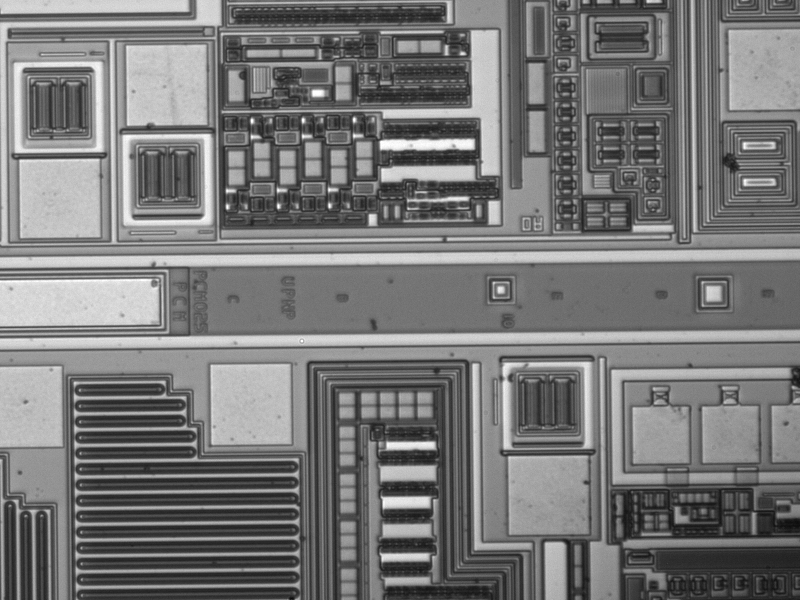
#> input picture dataset/1.jpg, 800 x 600 px; its folder holds 4 pictures in this run
$ python detect.py   (older library calls are emulated)
#> lines starting #> are read from the running program, lines starting #| are printed output that depends on the picture; after the words box and inside, x2 and y2 are one past the last pixel; in counts of white or black regions, pixels touching at a corner belong together
### detectors/WaferDetector.py
#!/usr/bin/env python3
import cv2
import numpy as np
import os


class WaferDetector(object):
    def __init__(self) -> None:
        self.img = None
        self.img_path = None

    """ IO related methods """
    def store_img(self, path, img=None):
        if img is None:
            img = self.img
        print("storing image to: ", path)
        cv2.imwrite(path, img)

    def load_img(self, img_path) -> None:
#> called with img_path = '../dataset/1.jpg'
        img = cv2.imread(img_path)
#> img is the input picture: shape (600, 800, 3); min 11, max 255, mean 119.7
        self.img = img
        self.img_path = os.path.abspath(img_path)

    def store_wafer_res(self, path, res: dict):
        with open(path, 'w') as f:
            f.write(str(res))

    # [4 lines left out: function load_wafer_res, not called in this run]

    """ general edge and line processing methods """
    @staticmethod
    def edge_detection(img: cv2.Mat, operator = "sobel", **kwargs) -> cv2.Mat:
        # convert to grayscale
#> called with operator = 'sobel'
        try:
            gray = cv2.cvtColor(img, cv2.COLOR_BGR2GRAY)
        except:
            if img.ndim == 2:
                gray = img
            else:
                raise Exception("image is not grayscale")

        edges = None
        if operator == 'sobel':
            threshold = kwargs.get("threshold", 0.3)
            # blur the image
            blur = cv2.GaussianBlur(gray, (5,5), 0)
            # apply sobel filter
            sobelx = cv2.Sobel(blur, cv2.CV_64F, 1, 0, ksize=5)
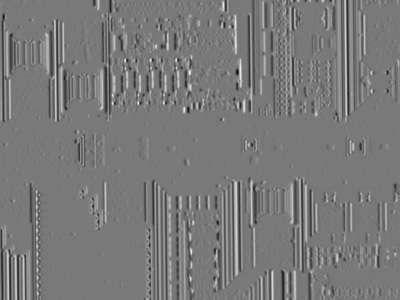
#> sobelx: shape (600, 800) float64 (shown at 1/2 size); min -4981, max 5460, mean -10.1; drawn with min black and max white
            sobely = cv2.Sobel(blur, cv2.CV_64F, 0, 1, ksize=5)
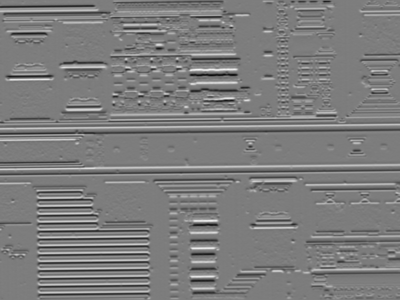
#> sobely: shape (600, 800) float64 (shown at 1/2 size); min -5755, max 5967, mean -15.8; drawn with min black and max white
            # combine sobelx and sobely
            sobel = np.sqrt(sobelx**2 + sobely**2)
            # normalize sobel
            sobel = sobel / np.max(sobel)
            # threshold sobel
            sobel[sobel < threshold] = 0
            sobel[sobel >= threshold] = 1
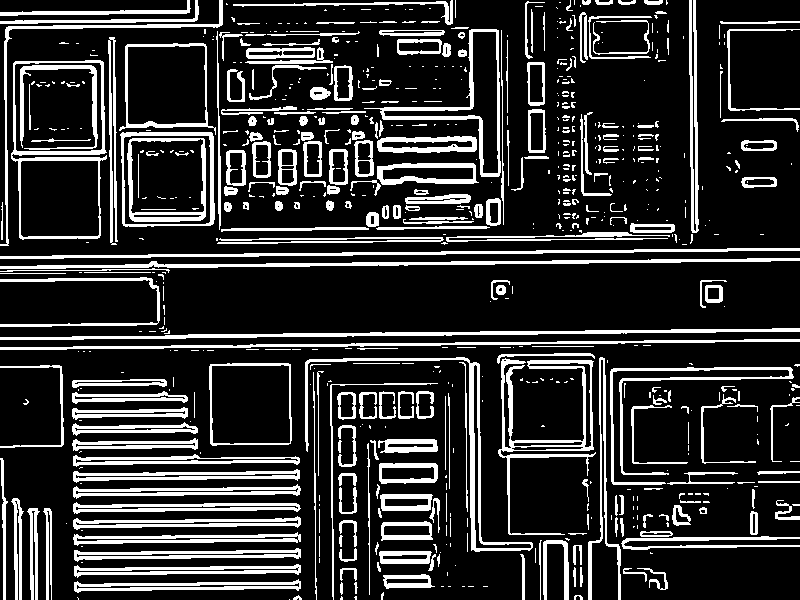
#> sobel: shape (600, 800) float64; values 0 (black) and 1 (white), 18.9% white; 720 white regions (437 under 20 px), largest, box (x1, y1, x2, y2) and area: (0, 328, 800, 340) 2815, (0, 258, 800, 269) 2753, (498, 358, 596, 535) 2750
            edges = sobel
        elif operator == 'canny':
            blur = cv2.GaussianBlur(gray, (5,5), 0)
            edges = cv2.Canny(blur, 255 * threshold * 0.4, 255 * threshold, apertureSize = 3)
        else:
            edges = gray

        return edges

    @staticmethod
    def edge_erosion(edges: cv2.Mat, size):
        # enhance using erosion
        kernel = np.ones((size, size),np.uint8)
        if size == 0:
            return edges
        erosion = cv2.erode(edges, kernel, iterations = 1)
        return erosion

    @staticmethod
    def edge_dilation(edges: cv2.Mat, size):
        # enhance using dilation
        kernel = np.ones((size, size),np.uint8)
        if size == 0:
            return edges
        dilation = cv2.dilate(edges, kernel, iterations = 1)
        return dilation

    @staticmethod
    def line_detection(edges, model = "hough", **kwargs):
        # convert edges to grayscale
        gray = (edges * 255).astype(np.uint8)
        lines = None
        if model == "hough":
            # hough transform using HoughLineP
            lines = cv2.HoughLinesP(gray, 1, np.pi/180, 100, minLineLength = kwargs["minLineLength"], maxLineGap = kwargs["maxLineGap"])
        elif model == "LSD":
            # hough transform using LSD
            lsd = cv2.createLineSegmentDetector(0)
            lines = lsd.detect(gray)
        return lines

    @staticmethod
    def line_length(line: list[list]):
        x1, y1, x2, y2 = line[0]
        return np.sqrt((x1 - x2)**2 + (y1 - y2)**2)

    @staticmethod
    def line_angle(line: list[list]):
        x1, y1, x2, y2 = line[0]
        angle = np.rad2deg(np.arctan2(y1 - y2,  x2 - x1))
        return angle

    @staticmethod
    def line_center(line: list[list]) -> tuple:
        x1, y1, x2, y2 = line[0]
        return ((x1 + x2) / 2, (y1 + y2) / 2)

    """ wafer related methods """
    @staticmethod
    def extract_wafer_res(line1, line2):
        angle1 = WaferDetector.line_angle(line1)
        angle2 = WaferDetector.line_angle(line2)

        if abs(abs(angle1) - abs(angle2)) > 10:
            return None

        print(abs(angle1 - angle2))
        print(angle1, angle2)

        direction = "horizontal"
        angle = (angle1 + angle2) / 2
        if abs(angle) < 45:
            direction = "horizontal"
            # horizontal
            x1 = min(line1[0][0], line2[0][0])
            x2 = max(line1[0][2], line2[0][2])
            line1[0][0] = x1
            line1[0][2] = x2
            line2[0][0] = x1
            line2[0][2] = x2

            x1, y1, x2, y2 = line1[0]
            k = (y2 - y1) / (x2 - x1)
            x1, y1, x2, y2 = line2[0]
            center = (int((x1 + x2) / 2), int((y1 + y2) / 2))
            y1 = int(k * (x1 - center[0]) + center[1])
            y2 = int(k * (x2 - center[0]) + center[1])
            line2[0][1] = y1
            line2[0][3] = y2

            # draw lines
            if line2[0][1] > line1[0][1]:
                upper_edge = line1
                lower_edge = line2
            else:
                upper_edge = line2
                lower_edge = line1
            lower_x1, lower_y1, lower_x2, lower_y2 = lower_edge[0]
            upper_x1, upper_y1, upper_x2, upper_y2 = upper_edge[0]
            saw_line = [[lower_x1, (lower_y1 + upper_y1) // 2, upper_x2, (lower_y2 + upper_y2) // 2]]
            saw_x1, saw_y1, saw_x2, saw_y2 = saw_line[0]
        else:
            direction = "vertical"
            # vertical
            y1 = min(line1[0][1], line2[0][1])
            y2 = max(line1[0][3], line2[0][3])
            line1[0][1] = y1
            line1[0][3] = y2
            line2[0][1] = y1
            line2[0][3] = y2

            x1, y1, x2, y2 = line1[0]
            k = (x2 - x1) / (y2 - y1)
            x1, y1, x2, y2 = line2[0]
            center = (int((x1 + x2) / 2), int((y1 + y2) / 2))
            x1 = int(k * (y1 - center[1]) + center[0])
            x2 = int(k * (y2 - center[1]) + center[0])
            line2[0][0] = x1
            line2[0][2] = x2

            # draw lines
            if line2[0][0] > line1[0][0]:
                left_edge = line1
                right_edge = line2
            else:
                left_edge = line2
                right_edge = line1
            left_x1, left_y1, left_x2, left_y2 = left_edge[0]
            right_x1, right_y1, right_x2, right_y2 = right_edge[0]
            saw_line = [[(left_x1 + right_x1) // 2, left_y1, (left_x2 + right_x2) // 2, right_y2]]
            saw_x1, saw_y1, saw_x2, saw_y2 = saw_line[0]

        angle = np.rad2deg(np.arctan2(saw_y1 - saw_y2,  saw_x2 - saw_x1))

        wafer_res = {
            "line1": line1,
            "line2": line2,
            "saw_line": saw_line,
            "angle": angle,
            "direction": direction
        }

        return wafer_res

    """ processing related methods """
    def pre_process(self, img: cv2.Mat):
        pass

    def process(self, img: cv2.Mat):
        pass

    def post_process(self, img: cv2.Mat):
        pass

    """ drawing related methods """
    # [10 lines left out: function convert_to_gray, not called in this run]

    @staticmethod
    def artist_draw_wafer(img: cv2.Mat, wafer_res):
        def cv2_drawline(img, pt1, pt2, color, thickness=1, style='dotted', gap=20):
            dist =((pt1[0]-pt2[0])**2+(pt1[1]-pt2[1])**2)**.5
            pts= []
            for i in np.arange(0,dist,gap):
                r=i/dist
                x=int((pt1[0]*(1-r)+pt2[0]*r)+.5)
                y=int((pt1[1]*(1-r)+pt2[1]*r)+.5)
                p = (x,y)
                pts.append(p)

            if style=='dotted':
                for p in pts:
                    cv2.circle(img,p,thickness,color,-1)
            else:
                s=pts[0]
                e=pts[0]
                i=0
                for p in pts:
                    s=e
                    e=p
                    if i%2==1:
                        cv2.line(img,s,e,color,thickness)
                    i+=1
        x1, y1, x2, y2 = wafer_res["line1"][0]
        cv2.line(img, (x1, y1), (x2, y2), (255, 0, 0), 4, cv2.LINE_AA)
        x1, y1, x2, y2 = wafer_res["line2"][0]
        cv2.line(img, (x1, y1), (x2, y2), (255, 0, 0), 4, cv2.LINE_AA)
        saw_x1, saw_y1, saw_x2, saw_y2 = wafer_res["saw_line"][0]
        cv2.line(img, (saw_x1, saw_y1), (saw_x2, saw_y2), (0, 255, 0), 2, cv2.LINE_AA)

        # draw a horizontal line in the middle of the image
        center = (img.shape[1] // 2, img.shape[0] // 2)
        cv2_drawline(img, (0, center[1]), (img.shape[1], center[1]), (255, 0, 0), 2, "dashed", 10)

        # calc angle in degrees
        angle = wafer_res["angle"]
        print("angle: " + str(round(angle, 2)) + "°")
        if wafer_res["direction"] == "horizontal":
            cv2.putText(img, str(round(angle, 2)) + " deg", ((saw_x1 + saw_x2) // 3, (saw_y1 + saw_y2) // 2), cv2.FONT_HERSHEY_SIMPLEX, 0.8, (0, 0, 255), 2, cv2.LINE_AA)
        else:
            cv2.putText(img, str(round(angle, 2)) + " deg", ((saw_x1 + saw_x2) // 2, (saw_y1 + saw_y2) // 3), cv2.FONT_HERSHEY_SIMPLEX, 0.8, (0, 0, 255), 2, cv2.LINE_AA)

        return img

### detectors/NaiveDetector.py
import cv2
import os
from WaferDetector import *

class NaiveDetector(WaferDetector):
    def __init__(self, **kwargs):
        super().__init__()
        self.pre_dir = kwargs.get("pre_dir", "pre-output")
        self.mid_dir = kwargs.get("mid_dir", "mid-output")
        self.fnl_dir = kwargs.get("fnl_dir", "final-output")
        # create if not exist
        if not os.path.exists(self.pre_dir):
            os.makedirs(self.pre_dir)
        if not os.path.exists(self.mid_dir):
            os.makedirs(self.mid_dir)
        if not os.path.exists(self.fnl_dir):
            os.makedirs(self.fnl_dir)
        self.depth = 0

    @staticmethod
    def line_link_parallel(img, line1, line2, num_pts=20, outer=10, **kwargs):
        x11, y11, x12, y12 = line1[0]
        x21, y21, x22, y22 = line2[0]
        if x12 == x11:
            step1 = (y12 - y11 if y12 > y11 else y11 - y12) / num_pts
            step2 = (y22 - y21 if y22 > y21 else y21 - y22) / num_pts
            for i in range(num_pts):
                y1 = y11 + step1 * i
                x1 = x11 - outer
                y2 = y21 + step2 * i
                x2 = x21 + outer
                cv2.line(img, (int(x1), int(y1)), (int(x2), int(y2)), kwargs["color"], kwargs["thickness"], cv2.LINE_AA)
        else:
            # Fill color of the are between two edges with white
            step1 = (x12 - x11 if x12 > x11 else x11 - x12) / num_pts
            step2 = (x22 - x21 if x22 > x21 else x21 - x22) / num_pts
            print(step1, step2)
            for i in range(num_pts):
                x1 = x11 + step1 * i
                y1 = y11 + (y12 - y11) / (x12 - x11) * (x1 - x11)
                x2 = x21 + step1 * i
                y2 = y21 + (y12 - y11) / (x12 - x11) * (x2 - x21)
                cv2.line(img, (int(x1 - outer), int(y1)), (int(x2 + outer), int(y2)), kwargs["color"], kwargs["thickness"], cv2.LINE_AA)

    def eliminate_wafer(self, img, wafer_res):
        line1 = wafer_res["line1"]
        line2 = wafer_res["line2"]
        NaiveDetector.line_link_parallel(img, line1, line2, 100, 10, color=(0, 0, 0), thickness=5)
        NaiveDetector.line_link_parallel(img, line1, line2, 30, 10, color=(255, 255, 255), thickness=5)

    def get_candidate_wafer_lines(self, lines: list[list[list]], error: int) -> tuple[list[list[list]], list[list[list]], int]:
        # sort lines by their length
        lines = sorted(lines, key=lambda x: WaferDetector.line_length(x), reverse=True)

        # select the top lines
        top_k = 0
        line_lengths = []
        for line in lines:
            line_lengths.append(WaferDetector.line_length(line))

        max_length = WaferDetector.line_length(lines[0])
        for line in lines:
            length = WaferDetector.line_length(line)
            if length > max_length - error:
                top_k += 1
            else:
                break
        selected_wafers = lines[:top_k]
        return (line_lengths, selected_wafers, top_k)

    def highlight_wafers(self, img: cv2.Mat, selected_wafers, **kwargs):
        img = cv2.cvtColor(img, cv2.COLOR_BGR2GRAY)

        highlight_color = kwargs["color"] if "color" in kwargs else 255
        highlight_thickness = kwargs["thickness"] if "thickness" in kwargs else 4

        for line in selected_wafers:
            x1, y1, x2, y2 = line[0]
            cv2.line(img, (x1, y1), (x2, y2), highlight_color, highlight_thickness, cv2.LINE_AA)

        # print(img)
        img[img != 255] = 0
        img = WaferDetector.edge_erosion(img, 5)
        img = WaferDetector.edge_dilation(img, 5)
        img[img >= 200] = 255

        return img

    def extract_borders_from_wafer(self, selected_wafers, **kwargs):
        # group lines
        wafer_inner_group_gap = kwargs["wafer_inner_group_gap"] if "wafer_inner_group_gap" in kwargs else 50
        wafer_outer_group_gap = kwargs["wafer_outer_group_gap"] if "wafer_outer_group_gap" in kwargs else 1000

        selected_one_side_line = None
        selected_other_side_line = None

        def pack_line(pts1, pts2):
            return [[pts1[0], pts1[1], pts2[0], pts2[1]]]

        one_sides = []
        other_sides = []
        one_sides.append(selected_wafers[0])
        one_side_center = WaferDetector.line_center(selected_wafers[0])
        for i in range(1, len(selected_wafers)):
            line = selected_wafers[i]
            center = WaferDetector.line_center(line)
            if WaferDetector.line_length(pack_line(center, one_side_center)) < wafer_inner_group_gap:
                one_sides.append(line)
            else:
                other_sides.append(line)

        # choose two closest lines from each side
        for one_side_line in one_sides:
            for other_side_line in other_sides:
                one_side_center = WaferDetector.line_center(one_side_line)
                other_side_center = WaferDetector.line_center(other_side_line)
                gap = WaferDetector.line_length(pack_line(one_side_center, other_side_center))
                if gap < wafer_outer_group_gap:
                    wafer_outer_group_gap = gap
                    selected_one_side_line = one_side_line
                    selected_other_side_line = other_side_line

        return (selected_one_side_line, selected_other_side_line)

    def pre_process(self, img: cv2.Mat, io = False):
        super().pre_process(img)

        edges = WaferDetector.edge_detection(img, "sobel", threshold = 0.3)

        eroded_edges = edges
        for i in range(3):
            dilated_edges = WaferDetector.edge_dilation(eroded_edges, 10)
            eroded_edges = WaferDetector.edge_erosion(dilated_edges, 10)
#> this loop made 3 passes
#> pass 1, in edge_dilation, `dilation = cv2.dilate(edges, kernel, iterations = 1)`:
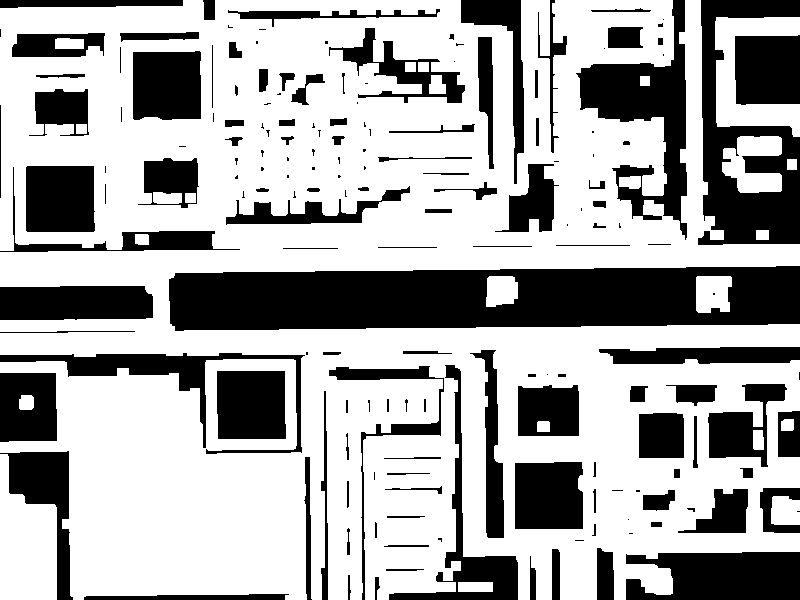
#> dilation: shape (600, 800) float64; values 0 (black) and 1 (white), 66.6% white; 174 black regions (61 under 20 px), largest, box (x1, y1, x2, y2) and area: (169, 266, 800, 331) 34265, (698, 0, 800, 245) 11844, (576, 0, 687, 240) 9265
#> pass 1, in edge_erosion, `erosion = cv2.erode(edges, kernel, iterations = 1)`:
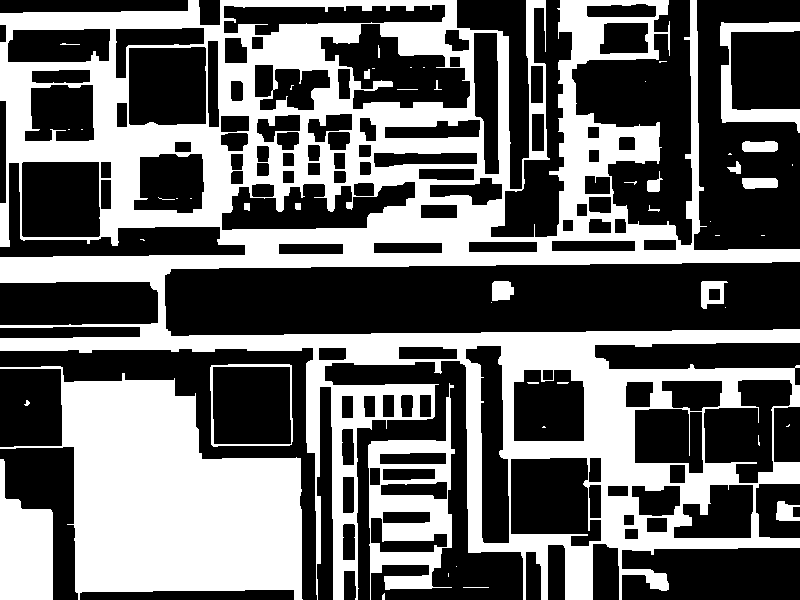
#> erosion: shape (600, 800) float64; values 0 (black) and 1 (white), 41% white; 51 white regions (26 under 20 px), largest, box (x1, y1, x2, y2) and area: (0, 0, 800, 600) 137824, (0, 366, 303, 600) 40688, (368, 383, 455, 600) 7359
#> after the loop:
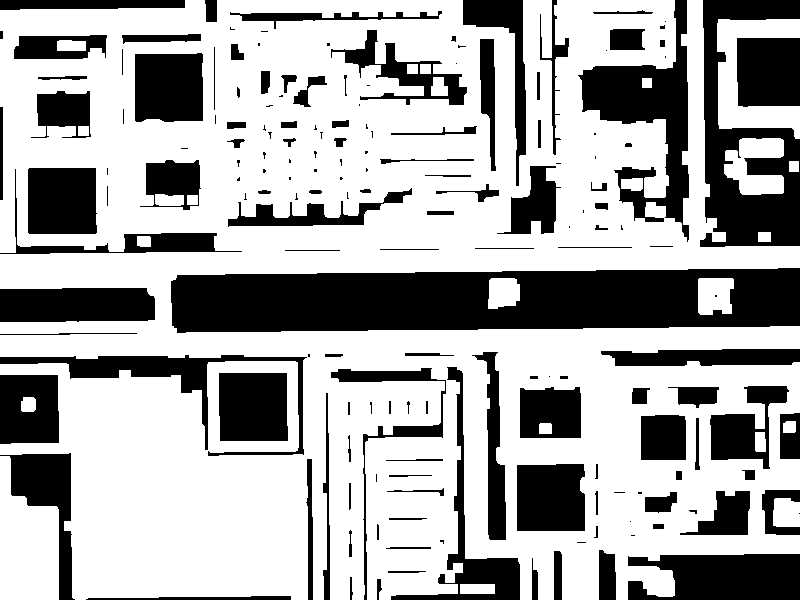
#> dilated_edges: shape (600, 800) float64; values 0 (black) and 1 (white), 66.7% white; 173 black regions (59 under 20 px), largest, box (x1, y1, x2, y2) and area: (171, 268, 800, 333) 34149, (700, 0, 800, 247) 11790, (578, 0, 689, 242) 9289
#> after the loop:
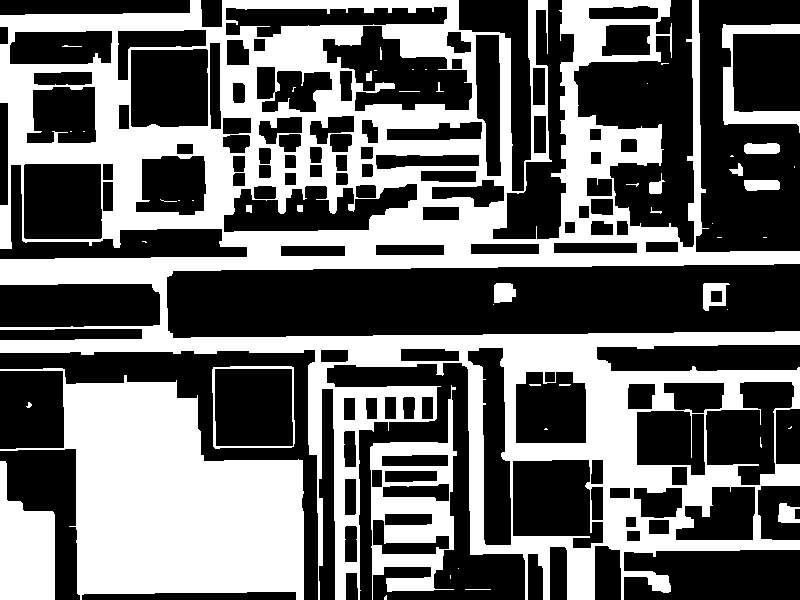
#> eroded_edges: shape (600, 800) float64; values 0 (black) and 1 (white), 41.2% white; 51 white regions (26 under 20 px), largest, box (x1, y1, x2, y2) and area: (0, 0, 800, 600) 138680, (0, 368, 304, 600) 40675, (370, 385, 457, 600) 7357

        lines = WaferDetector.line_detection(eroded_edges, "hough", minLineLength=100, maxLineGap=10)
#> (the rest of the program and of its run is left out)
